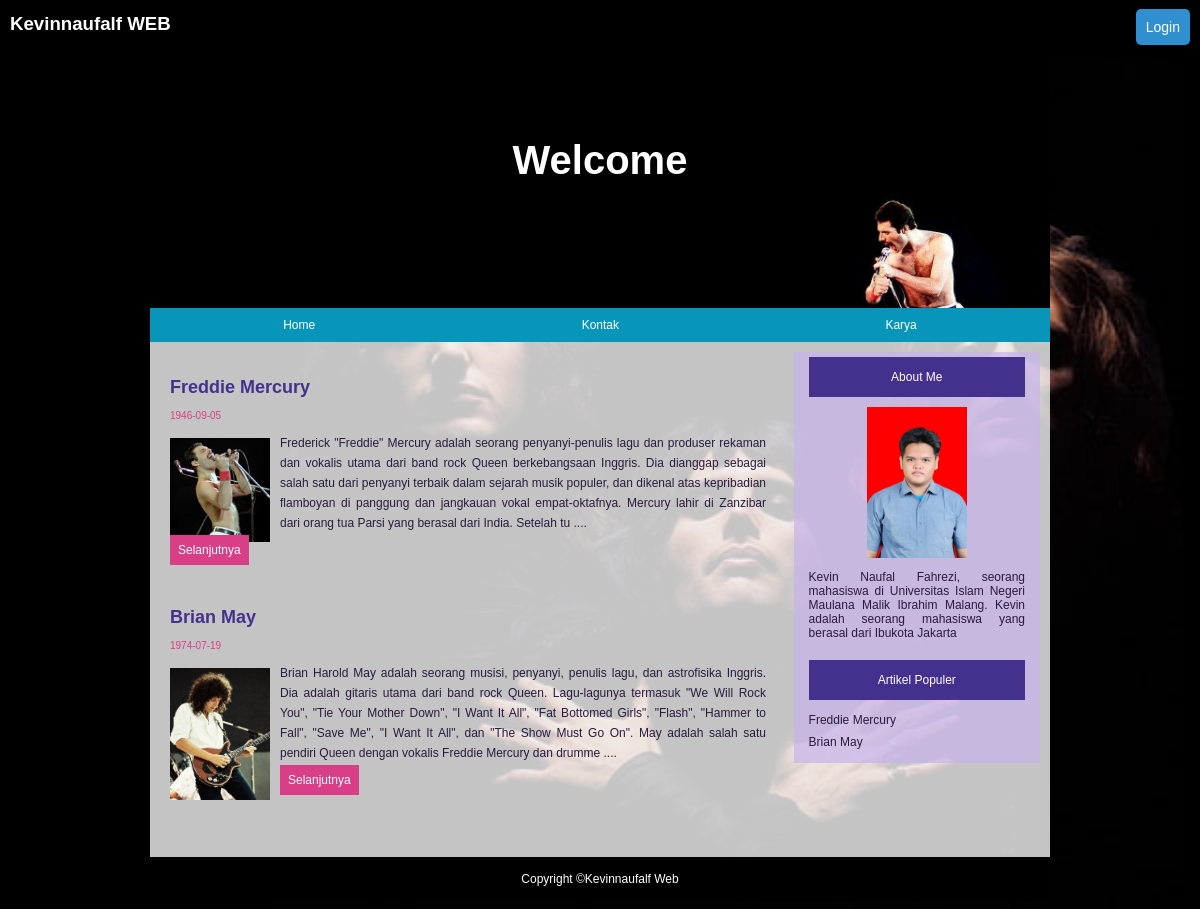
The app's page /home.php with its own data.
### tables this page shows
CREATE TABLE `menu` (
  `idmenu` int(11) NOT NULL,
  `nama_menu` varchar(50) DEFAULT NULL,
  `alamat` varchar(50) DEFAULT NULL
);

CREATE TABLE `postingan` (
  `idpostingan` int(11) NOT NULL,
  `judul` varchar(50) DEFAULT NULL,
  `tanggal` varchar(50) DEFAULT NULL,
  `gambar` varchar(50) DEFAULT NULL,
  `isi` text DEFAULT NULL
);

### fungsi.php (called while the page is built)
<?php
function potong_artikel($teks, $jml_karakter)
{
    return substr($teks, 0, $jml_karakter);
}

### home.php (the view, shortened to what this page needs)
<?php
include "koneksi.php";
include "fungsi.php";
?>
<!DOCTYPE html>
<html lang="en">
<head>
    <link rel="stylesheet" href="css/style2.css">
    <link rel="stylesheet" href="css/responsive.css">
</head>
<body>
    <div class="navigasi">
        <h1 class="judulweb">Kevinnaufalf WEB</h1>
        <div class="user">
            <ul>
                <li><a href="kelola/login.php">Login</a></li>
            </ul>
        </div>
    </div>
    <div class="pembungkus">
        <div class="header">
            <h1>Welcome</h1>
        </div>
        <div class="menu">
            <ul>
                <?php
                $sql = "SELECT * FROM menu";
                $a = $koneksi->query($sql);
                while ($c = $a->fetch_array()) {
                ?>
                    <li><a href="<?php echo $c['alamat']; ?>"><?php echo $c['nama_menu']; ?></a></li>
                <?php
                }
                ?>
            </ul>
        </div>
    </div>
    <div class="konten clearfix">
        <div class="kolomkiri">
            <?php
            $sql = "SELECT * FROM postingan ORDER BY idpostingan DESC";
            $a = $koneksi->query($sql);
            while ($c = $a->fetch_array()) {
            ?>
                <div class="artikel">
                    <h1 class="judulartikel"><?php echo $c['judul']; ?></h1>
                    <p class="tanggalposting"><?php echo $c['tanggal']; ?></p>
                    <div class="isiartikel">
                        <img src="img/<?php echo $c['gambar']; ?>" alt="logo linux" class="gambarisiartikel">
                        <p><?php echo potong_artikel($c['isi'], 400); ?> ....</p>
                    </div>
                    <a href="detail.php?id=<?php echo $c['idpostingan']; ?>" class="tombolselanjutnya">Selanjutnya</a>
                </div>
            <?php
            }
            ?>
        </div>
        <div class="kolomkanan">
            <div class="tentangsaya">
                <div class="judulsidebar">
                    <p>About Me</p>
                </div>
                <div class="isisidebar">
                    <img src="img/kevin.jpg" class="gambartentang">
                    <p> Kevin Naufal Fahrezi, seorang mahasiswa di Universitas Islam Negeri Maulana Malik Ibrahim Malang.
                                    Kevin adalah seorang mahasiswa yang berasal dari Ibukota Jakarta</p>
                </div>
            </div>
            <div class="artikelpopuler">
                <div class="judulsidebar">
                    <p>Artikel Populer</p>
                </div>
                <div class="isisidebar">
                    <ul>
                        <?php
                        $sql = "SELECT * FROM postingan ORDER BY idpostingan DESC";
                        $a = $koneksi->query($sql);
                        while ($c = $a->fetch_array()) {
                        ?>
                            <li><a href="detail.php?id=<?php echo $c['idpostingan']; ?>"><?php echo $c['judul']; ?></a></li>
                        <?php
                        }
                        ?>
                    </ul>
                </div>
            </div>
        </div>
    </div>
    <div class="footer">
        <p>Copyright &#169;Kevinnaufalf Web</p>
    </div>
</body>
</html>

### css/style2.css (style rules this page uses)
body { font-family: Verdana, Geneva, Tahoma, sans-serif; font-size: 12px; background-image: url("../img/bg_home.jpg"); background-size: cover; background-attachment: fixed; width: 900px; margin-left: auto; margin-right: auto; }
.user ul { list-style-type: none; float: right; margin-top: 9px; margin-bottom: 0px; }
.user ul li { float: left; font-size: 14px; background-color: #308fce; margin-bottom: 10px; margin-right: 10px; border-radius: 5px; }
.user li a { display: block; text-decoration: none; color: white; padding: 10px; }
.navigasi { background-color: black; box-sizing: border-box; position: fixed; width: 100%; top: 0px; right: 0px; left: 0px; }
.navigasi h1 { font-weight: bold; font-size: 14pt; color: white; float: left; padding: 0px; padding-left: 10px; }
.menu { background-color: #0796b9; }
.menu ul { list-style-type: none; margin: 0px; padding: 0px; display: flex; justify-content: space-around; }
.menu li a { display: block; text-decoration: none; color: white; padding: 10px; padding-left: 21px; padding-right: 21px; background-color: #0796b9; }
.pembungkus { box-sizing: border-box; }
.header { height: 300px; background-image: url("../img/bg_serigala.jpg"); background-size: cover; color: white; }
.header h1 { padding-top: 130px; font-size: 30pt; text-align: center; }
.konten { box-sizing: border-box; background-color: rgba(245, 245, 245, 0.801); padding: 10px; color: #2A1B3D; }
.isiartikel p { text-align: justify; line-height: 20px; margin-bottom: 10px; }
.isiartikel img.gambarisiartikel { width: 100px; float: left; margin-top: 5px; margin-right: 10px; }
.kolomkiri { box-sizing: border-box; width: 70%; padding: 10px; color: #2A1B3D; float: left; }
.kolomkanan { box-sizing: border-box; width: 28%; float: right; background-color: #c8b4e9b6; }
.artikel { margin-bottom: 50px; }
.kolomkiri h1.judulartikel { font-size: 18px; font-weight: bold; margin-top: 15px; color: #44318D; }
.kolomkiri p.tanggalposting { font-size: 10px; color: #D83F87; margin-top: 10px; }
.clearfix::after { content: ""; clear: both; display: table; }
.tombolselanjutnya { background-color: #D83F87; padding: 8px; }
a.tombolselanjutnya { text-decoration: none; color: white; }
.kolomkanan .judulsidebar { background-color: #44318D; color: white; text-align: center; padding: 1px; margin-left: 15px; margin-right: 15px; margin-top: 5px; }
.isisidebar { margin-left: 15px; margin-right: 15px; text-align: justify; }
.isisidebar .gambartentang { width: 100px; margin-top: 10px; display: block; margin-left: auto; margin-right: auto; }
.isisidebar ul { line-height: 17px; list-style-type: none; padding-left: 0px; }
.isisidebar ul li { margin-bottom: 5px; }
.isisidebar ul li a { text-decoration: none; color: #2A1B3D; }
.artikelpopuler { margin-top: 20px; }
.footer { background-color: black; color: white; text-align: center; padding-top: 3px; padding-bottom: 3px; }

### records on screen
menu: nama_menu "Home"
menu: nama_menu "Kontak"
menu: nama_menu "Karya"
postingan: judul "Freddie Mercury", tanggal "1946-09-05", gambar (picture), isi "Frederick \"Freddie\" Mercury adalah seorang penyanyi-penulis lagu dan produser rekaman dan vokalis utama dari band rock Queen berkebangsaan Inggris. Dia dianggap sebagai salah satu dari penyanyi terbaik dalam sejarah musik populer, dan dikenal atas kepribadian flamboyan di panggung dan jangkauan vokal empat-oktafnya. Mercury lahir di Zanzibar dari orang tua Parsi yang berasal dari India. Setelah tu"
postingan: judul "Brian May", tanggal "1974-07-19", gambar (picture), isi "Brian Harold May adalah seorang musisi, penyanyi, penulis lagu, dan astrofisika Inggris. Dia adalah gitaris utama dari band rock Queen. Lagu-lagunya termasuk \"We Will Rock You\", \"Tie Your Mother Down\", \"I Want It All\", \"Fat Bottomed Girls\", \"Flash\", \"Hammer to Fall\", \"Save Me\", \"I Want It All\", dan \"The Show Must Go On\". May adalah salah satu pendiri Queen dengan vokalis Freddie Mercury dan drumme"
